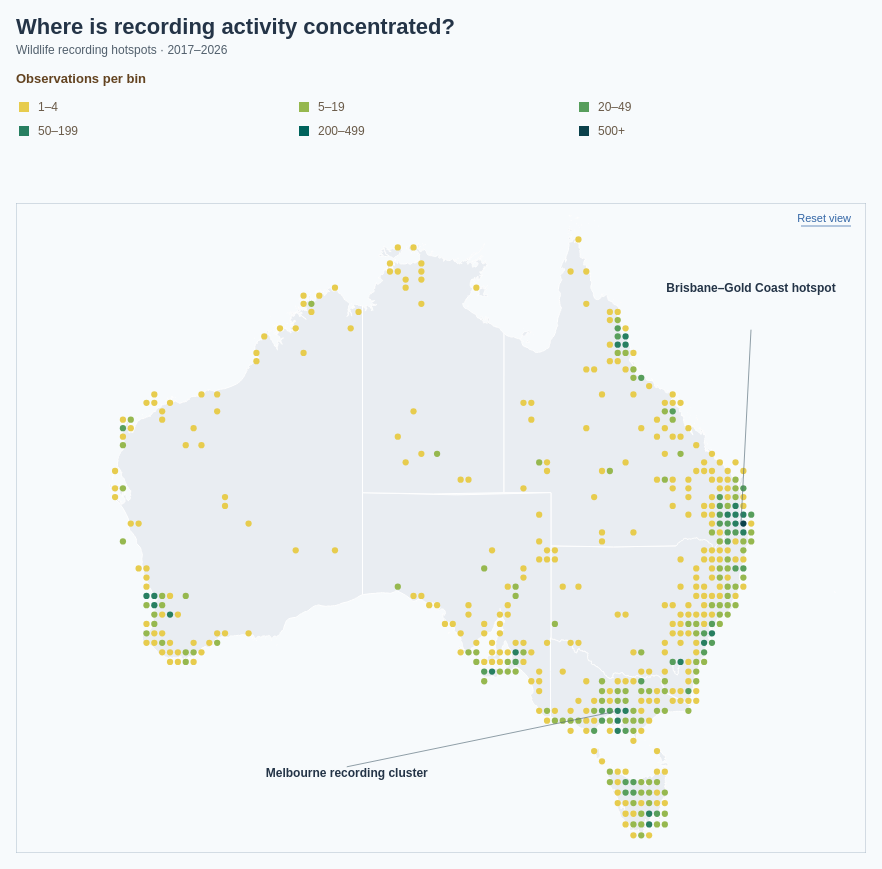

Vega-Lite specification stored for this chart:
### Vega specification from a JSON file in a GitHub repository (floating-point values rounded to 4 significant figures; data arrays with more than 128 entries replaced by an {"elided": "..."} marker saying what was removed)
{"$schema": "https://vega.github.io/schema/vega/v5.json", "description": "Recording activity from all 6,016 valid geolocated mammal observations in the supplied dataset. Observation dates cover 2017–2026. All data are embedded. Geographic bins stay fixed while zooming. Distinct species are counted using taxon ID with name fallback. Counts reflect reporting effort and wildlife presence, not animal abundance; cell area varies with latitude and obscured coordinates can affect assignments. State boundaries: https://github.com/rowanhogan/australian-states. Scroll to zoom, drag to pan, and click Reset view or double-click to reset. Uses Vega for direct map gestures and a visible reset button. Occupied cells are drawn as circles at their geographic centres; circle diameter scales with the cell width and zoom. The observation-count legend uses matching circles. Colour indicates observation counts. A map-centre name annotation sits on the blue ocean beside Australia with a leader line to the selected map centre; it hides when the selected location is offscreen. No circle highlight or default regional callouts. Overview callouts identify Brisbane–Gold Coast and Melbourne recording clusters using fixed regional bounding-box totals. They hide when a map centre is selected or zoom exceeds 1200 to keep the detailed view clear. Uses the 10 most recent available observation years (2017–2026), including partial 2026.", "background": "#f7fafc", "padding": 16, "height": 650, "title": {"text": "Where is recording activity concentrated?", "subtitle": ["Wildlife recording hotspots · 2017–2026"], "anchor": "start", "color": "#243447", "fontSize": 22, "subtitleFontSize": 12, "subtitleColor": "#52606d", "offset": 16, "subtitlePadding": 6, "subtitleLineHeight": 16}, "style": "view", "data": [{"name": "source_0", "values": [{"type": "Feature", "id": 0, "properties": {"STATE_CODE": "1", "STATE_NAME": "New South Wales"}, "geometry": {"type": "MultiPolygon", "coordinates": {"elided": "9 rows, 5190 float values in total"}}}, {"type": "Feature", "id": 1, "properties": {"STATE_CODE": "2", "STATE_NAME": "Victoria"}, "geometry": {"type": "MultiPolygon", "coordinates": {"elided": "22 rows, 3186 float values in total"}}}, {"type": "Feature", "id": 2, "properties": {"STATE_CODE": "3", "STATE_NAME": "Queensland"}, "geometry": {"type": "MultiPolygon", "coordinates": {"elided": "234 rows, 8496 float values in total"}}}, {"type": "Feature", "id": 3, "properties": {"STATE_CODE": "4", "STATE_NAME": "South Australia"}, "geometry": {"type": "MultiPolygon", "coordinates": {"elided": "35 rows, 2742 float values in total"}}}, {"type": "Feature", "id": 4, "properties": {"STATE_CODE": "5", "STATE_NAME": "Western Australia"}, "geometry": {"type": "MultiPolygon", "coordinates": {"elided": "333 rows, 14052 float values in total"}}}, {"type": "Feature", "id": 5, "properties": {"STATE_CODE": "6", "STATE_NAME": "Tasmania"}, "geometry": {"type": "MultiPolygon", "coordinates": {"elided": "61 rows, 5246 float values in total"}}}, {"type": "Feature", "id": 6, "properties": {"STATE_CODE": "7", "STATE_NAME": "Northern Territory"}, "geometry": {"type": "MultiPolygon", "coordinates": {"elided": "115 rows, 6986 float values in total"}}}, {"type": "Feature", "id": 7, "properties": {"STATE_CODE": "8", "STATE_NAME": "Australian Capital Territory"}, "geometry": {"type": "Polygon", "coordinates": {"elided": "2 rows, 206 float values in total"}}}]}, {"name": "source_1", "values": {"elided": "6016 records"}}, {"name": "data_0", "source": "source_0", "transform": [{"type": "formula", "expr": "datum[\"properties\"] && datum[\"properties\"][\"STATE_NAME\"]", "as": "properties.STATE_NAME"}]}, {"name": "data_1", "source": "source_1", "transform": [{"type": "formula", "expr": "floor(datum.longitude / bin_size) * bin_size", "as": "west"}, {"type": "formula", "expr": "floor(datum.latitude / bin_size) * bin_size", "as": "south"}, {"type": "aggregate", "groupby": ["west", "south"], "ops": ["count", "distinct"], "fields": [null, "taxon"], "as": ["observation_count", "unique_species"]}, {"type": "formula", "expr": "datum.west + bin_size", "as": "east"}, {"type": "formula", "expr": "datum.south + bin_size", "as": "north"}, {"type": "filter", "expr": "isValid(datum[\"observation_count\"]) && isFinite(+datum[\"observation_count\"])"}, {"type": "formula", "expr": "(datum.west + datum.east) / 2", "as": "centreLongitude"}, {"type": "formula", "expr": "(datum.south + datum.north) / 2", "as": "centreLatitude"}, {"type": "geopoint", "projection": "projection", "fields": ["centreLongitude", "centreLatitude"], "as": ["binX", "binY"]}]}, {"name": "selectedMapCentre", "values": [{"longitude": 151.2, "latitude": -33.87, "label": "Sydney", "state": "New South Wales", "labelLongitude": 160, "labelLatitude": -34, "labelWidth": 51.0}, {"longitude": 145.0, "latitude": -37.81, "label": "Melbourne", "state": "Victoria", "labelLongitude": 153, "labelLatitude": -40.5, "labelWidth": 76.5}, {"longitude": 153.0, "latitude": -27.47, "label": "Brisbane", "state": "Queensland", "labelLongitude": 161, "labelLatitude": -27, "labelWidth": 68.0}, {"longitude": 115.9, "latitude": -31.95, "label": "Perth", "state": "Western Australia", "labelLongitude": 107, "labelLatitude": -32, "labelWidth": 42.5}, {"longitude": 138.6, "latitude": -34.93, "label": "Adelaide", "state": "South Australia", "labelLongitude": 134, "labelLatitude": -40.5, "labelWidth": 68.0}, {"longitude": 147.3, "latitude": -42.88, "label": "Hobart", "state": "Tasmania", "labelLongitude": 155, "labelLatitude": -44, "labelWidth": 51.0}, {"longitude": 130.8, "latitude": -12.46, "label": "Darwin", "state": "Northern Territory", "labelLongitude": 130, "labelLatitude": -6.5, "labelWidth": 51.0}], "transform": [{"type": "filter", "expr": "datum.longitude === center_to[0] && datum.latitude === center_to[1]"}, {"type": "geopoint", "projection": "projection", "fields": ["longitude", "latitude"], "as": ["x", "y"]}, {"type": "geopoint", "projection": "projection", "fields": ["labelLongitude", "labelLatitude"], "as": ["oceanX", "oceanY"]}, {"type": "formula", "expr": "clamp(datum.oceanX, datum.labelWidth / 2 + 16, mapWidth - datum.labelWidth / 2 - 16)", "as": "labelX"}, {"type": "formula", "expr": "clamp(datum.oceanY, 24, height - 24)", "as": "labelY"}, {"type": "formula", "expr": "datum.labelX + (datum.x < datum.labelX ? -1 : 1) * (datum.labelWidth / 2 + 7)", "as": "leaderX"}]}, {"name": "visibleSelectedCentre", "source": "selectedMapCentre", "transform": [{"type": "filter", "expr": "datum.x >= 0 && datum.x <= mapWidth && datum.y >= 12 && datum.y <= height - 12"}]}, {"name": "hotspotAnnotations", "values": [{"title": "Brisbane–Gold Coast hotspot", "longitude": 153.1, "latitude": -27.7, "labelLongitude": 157, "labelLatitude": -14, "count": 1260, "share": 0.2094, "bounds": "152.5–153.5° E; 28–27° S"}, {"title": "Melbourne recording cluster", "longitude": 145, "latitude": -37.8, "labelLongitude": 128, "labelLatitude": -41, "count": 408, "share": 0.06782, "bounds": "144.5–145.5° E; 38.5–37° S"}], "transform": [{"type": "filter", "expr": "!length(data('selectedMapCentre')) && zoom_level <= 1200"}, {"type": "geopoint", "projection": "projection", "fields": ["longitude", "latitude"], "as": ["anchorX", "anchorY"]}, {"type": "geopoint", "projection": "projection", "fields": ["labelLongitude", "labelLatitude"], "as": ["labelX", "labelY"]}, {"type": "formula", "expr": "clamp(datum.labelX, 115, mapWidth - 115)", "as": "textX"}, {"type": "filter", "expr": "datum.anchorX >= 0 && datum.anchorX <= mapWidth && datum.anchorY >= 0 && datum.anchorY <= height && datum.labelY >= 30 && datum.labelY <= height - 60"}]}, {"name": "binLegendEntries", "values": [{"order": 0, "label": "1–4", "count": 1}, {"order": 1, "label": "5–19", "count": 5}, {"order": 2, "label": "20–49", "count": 20}, {"order": 3, "label": "50–199", "count": 50}, {"order": 4, "label": "200–499", "count": 200}, {"order": 5, "label": "500+", "count": 500}]}], "projections": [{"name": "projection", "translate": {"signal": "[mapWidth / 2 + pan.x, height / 2 + pan.y]"}, "type": "mercator", "center": {"signal": "center_to"}, "scale": {"signal": "zoom_level"}}], "signals": [{"name": "mapWidth", "value": 850}, {"name": "bin_size", "value": 0.5}, {"name": "zoom_level", "value": 900, "bind": {"input": "range", "min": 350, "max": 10000, "step": 50, "name": "Zoom: "}, "on": [{"events": {"type": "wheel", "source": "view", "consume": true, "filter": ["x() >= 0 && x() <= mapWidth && y() >= 0 && y() <= height"]}, "update": "clamp(zoom_level * pow(1.001, -event.deltaY * pow(16, event.deltaMode)), 350, 10000)"}, {"events": {"type": "dblclick", "source": "view", "filter": ["x() >= 0 && x() <= mapWidth && y() >= 0 && y() <= height"]}, "update": "900"}, {"events": "@resetLabel:click", "update": "900"}]}, {"name": "center_to", "value": [134, -28], "bind": {"input": "select", "options": [[134, -28], [151.2, -33.87], [145.0, -37.81], [153.0, -27.47], [115.9, -31.95], [138.6, -34.93], [147.3, -42.88], [130.8, -12.46]], "labels": ["Australia", "Sydney", "Melbourne", "Brisbane", "Perth", "Adelaide", "Hobart", "Darwin"], "name": "Map centre: "}, "on": [{"events": {"type": "dblclick", "source": "view", "filter": ["x() >= 0 && x() <= mapWidth && y() >= 0 && y() <= height"]}, "update": "[134, -28]"}, {"events": "@resetLabel:click", "update": "[134, -28]"}]}, {"name": "dragStart", "value": null, "on": [{"events": "@mapSurface:pointerdown, @layer_0_marks:pointerdown, @layer_1_marks:pointerdown", "update": "{x:x(),y:y(),panX:pan.x,panY:pan.y}"}, {"events": "window:pointerup", "update": "null"}]}, {"name": "pan", "value": {"x": 0, "y": 0}, "on": [{"events": {"source": "window", "type": "pointermove", "between": [{"source": "view", "type": "pointerdown"}, {"source": "window", "type": "pointerup"}], "consume": true}, "update": "dragStart ? {x:dragStart.panX+x()-dragStart.x,y:dragStart.panY+y()-dragStart.y} : pan"}, {"events": {"signal": "center_to"}, "update": "{x:0,y:0}"}, {"events": {"type": "dblclick", "source": "view", "filter": ["x() >= 0 && x() <= mapWidth && y() >= 0 && y() <= height"]}, "update": "{x:0,y:0}"}, {"events": "@resetLabel:click", "update": "{x:0,y:0}"}]}, {"name": "legendColumnWidth", "value": 280}, {"name": "legendSymbolSize", "value": 100}], "marks": [{"name": "mapPanel", "type": "group", "clip": true, "encode": {"update": {"width": {"signal": "mapWidth"}, "height": {"signal": "height"}}}, "marks": [{"name": "mapSurface", "type": "rect", "encode": {"update": {"width": {"signal": "mapWidth"}, "height": {"signal": "height"}, "fill": {"value": "transparent"}, "cursor": {"value": "grab"}}}}, {"name": "layer_0_marks", "type": "shape", "clip": true, "style": ["geoshape"], "from": {"data": "data_0"}, "encode": {"update": {"fill": {"value": "#e9edf2"}, "stroke": {"value": "#ffffff"}, "strokeWidth": {"value": 1}, "tooltip": {"signal": "isValid(datum[\"properties.STATE_NAME\"]) ? datum[\"properties.STATE_NAME\"] : \"\"+datum[\"properties.STATE_NAME\"]"}, "ariaRoleDescription": {"value": "geoshape"}, "description": {"signal": "\"State / territory: \" + (isValid(datum[\"properties.STATE_NAME\"]) ? datum[\"properties.STATE_NAME\"] : \"\"+datum[\"properties.STATE_NAME\"])"}, "cursor": {"value": "grab"}}}, "transform": [{"type": "geoshape", "projection": "projection"}]}, {"name": "layer_1_marks", "type": "symbol", "clip": true, "from": {"data": "data_1"}, "encode": {"update": {"stroke": {"value": null}, "strokeWidth": {"value": 0}, "fill": {"scale": "color", "field": "observation_count"}, "tooltip": {"signal": "{\"Observations\": format(datum[\"observation_count\"], \",\"), \"Unique species\": format(datum[\"unique_species\"], \",\"), \"West longitude\": format(datum[\"west\"], \".2f\"), \"East longitude\": format(datum[\"east\"], \".2f\"), \"South latitude\": format(datum[\"south\"], \".2f\"), \"North latitude\": format(datum[\"north\"], \".2f\")}"}, "ariaRoleDescription": {"value": "geographic bin circle"}, "description": {"signal": "datum.observation_count + ' observations, ' + datum.unique_species + ' unique species; longitude ' + datum.west + ' to ' + datum.east + ', latitude ' + datum.south + ' to ' + datum.north"}, "cursor": {"value": "grab"}, "shape": {"value": "circle"}, "x": {"field": "binX"}, "y": {"field": "binY"}, "size": {"signal": "PI / 4 * pow(zoom_level * bin_size * PI / 180 * 0.9, 2)"}}}}, {"name": "hotspotLeaderLines", "type": "rule", "from": {"data": "hotspotAnnotations"}, "interactive": false, "clip": true, "encode": {"update": {"x": {"field": "anchorX"}, "y": {"field": "anchorY"}, "x2": {"field": "textX"}, "y2": {"signal": "datum.labelY + (datum.anchorY > datum.labelY ? 38 : -10)"}, "stroke": {"value": "#526875"}, "strokeWidth": {"value": 0.9}, "strokeOpacity": {"value": 0.7}}}}, {"name": "hotspotAnnotationTitle", "type": "text", "from": {"data": "hotspotAnnotations"}, "interactive": false, "clip": true, "encode": {"update": {"x": {"field": "textX"}, "y": {"field": "labelY"}, "align": {"value": "center"}, "text": {"field": "title"}, "font": {"value": "Arial"}, "fontSize": {"value": 12}, "fontWeight": {"value": "bold"}, "fill": {"value": "#243447"}}}}, {"name": "hotspotAnnotationCount", "type": "text", "from": {"data": "hotspotAnnotations"}, "interactive": false, "clip": true, "encode": {"update": {"x": {"field": "textX"}, "y": {"signal": "datum.labelY + 18"}, "align": {"value": "center"}, "text": {"value": ""}, "font": {"value": "Arial"}, "fontSize": {"value": 11}, "fill": {"value": "#365365"}}}}, {"name": "hotspotAnnotationScope", "type": "text", "from": {"data": "hotspotAnnotations"}, "interactive": true, "clip": true, "encode": {"update": {"x": {"field": "textX"}, "y": {"signal": "datum.labelY + 33"}, "align": {"value": "center"}, "text": {"value": ""}, "font": {"value": "Arial"}, "fontSize": {"value": 9}, "fill": {"value": "#52606d"}, "tooltip": {"signal": "'Regional bounds: ' + datum.bounds"}}}}, {"name": "resetLabel", "type": "text", "encode": {"update": {"x": {"signal": "mapWidth - 15"}, "y": {"value": 16}, "align": {"value": "right"}, "baseline": {"value": "middle"}, "text": {"value": "Reset view"}, "font": {"value": "Arial"}, "fontSize": {"value": 11}, "fill": {"value": "#3366a6"}, "cursor": {"value": "pointer"}}, "hover": {"fill": {"value": "#24517c"}}}}, {"name": "resetUnderline", "type": "rule", "interactive": false, "encode": {"update": {"x": {"signal": "mapWidth - 65"}, "x2": {"signal": "mapWidth - 15"}, "y": {"value": 23}, "stroke": {"value": "#3366a6"}, "strokeWidth": {"value": 0.7}}}}, {"name": "mapFrame", "type": "rect", "interactive": false, "encode": {"update": {"x": {"value": 0}, "y": {"value": 0}, "width": {"signal": "mapWidth"}, "height": {"signal": "height"}, "fill": {"value": null}, "stroke": {"value": "#aebdcb"}, "strokeWidth": {"value": 1}}}}]}, {"name": "selectedStateLeader", "type": "rule", "interactive": false, "from": {"data": "visibleSelectedCentre"}, "encode": {"update": {"x": {"field": "x"}, "y": {"field": "y"}, "x2": {"field": "leaderX"}, "y2": {"field": "labelY"}, "stroke": {"value": "#243447"}, "strokeWidth": {"value": 1.3}}}, "clip": true}, {"name": "selectedStateAnnotation", "type": "text", "interactive": false, "from": {"data": "visibleSelectedCentre"}, "encode": {"update": {"x": {"field": "labelX"}, "y": {"field": "labelY"}, "baseline": {"value": "middle"}, "text": {"field": "label"}, "font": {"value": "Arial"}, "fontSize": {"value": 14}, "fontWeight": {"value": "bold"}, "fill": {"value": "#243447"}, "align": {"value": "center"}}}, "clip": true}, {"name": "binLegend", "type": "group", "interactive": false, "encode": {"update": {"x": {"value": 0}, "y": {"value": -120}, "width": {"value": 850}, "height": {"value": 70}}}, "marks": [{"name": "binLegendTitle", "type": "text", "encode": {"update": {"x": {"value": 0}, "y": {"value": 0}, "text": {"value": "Observations per bin"}, "font": {"value": "Arial"}, "fontSize": {"value": 13}, "fontWeight": {"value": "bold"}, "fill": {"value": "#634320"}}}}, {"name": "binLegendSymbols", "type": "symbol", "from": {"data": "binLegendEntries"}, "encode": {"update": {"x": {"signal": "8 + (datum.order % 3) * legendColumnWidth"}, "y": {"signal": "24 + floor(datum.order / 3) * 24"}, "shape": {"value": "square"}, "size": {"signal": "legendSymbolSize"}, "fill": {"scale": "color", "field": "count"}}}}, {"name": "binLegendLabels", "type": "text", "from": {"data": "binLegendEntries"}, "encode": {"update": {"x": {"signal": "22 + (datum.order % 3) * legendColumnWidth"}, "y": {"signal": "24 + floor(datum.order / 3) * 24"}, "text": {"field": "label"}, "baseline": {"value": "middle"}, "font": {"value": "Arial"}, "fontSize": {"value": 12}, "fill": {"value": "#6a5b49"}}}}]}], "scales": [{"name": "color", "type": "threshold", "domain": [5, 20, 50, 200, 500], "range": ["#e7cc4e", "#96b84f", "#579e5c", "#287f61", "#00635c", "#0b414b"], "interpolate": "hcl"}], "config": {"legend": {"labelFontSize": 12, "titleFontSize": 13, "labelFont": "Arial", "titleFont": "Arial", "titleFontWeight": "bold", "labelColor": "#6a5b49", "titleColor": "#634320", "symbolType": "square", "symbolSize": 100, "rowPadding": 8, "columnPadding": 24, "labelOffset": 8}, "style": {"guide-label": {"font": "Arial"}, "guide-title": {"font": "Arial"}, "group-title": {"font": "Arial"}, "group-subtitle": {"font": "Arial"}, "cell": {"stroke": null}, "text": {"font": "Arial"}}}, "width": 850, "usermeta": {"observationWindow": {"source": "Dataset/observations-794195.csv", "dateField": "observed_on", "years": [2017, 2018, 2019, 2020, 2021, 2022, 2023, 2024, 2025, 2026], "yearCount": 10, "includesPartialLatestYear": true}}}
